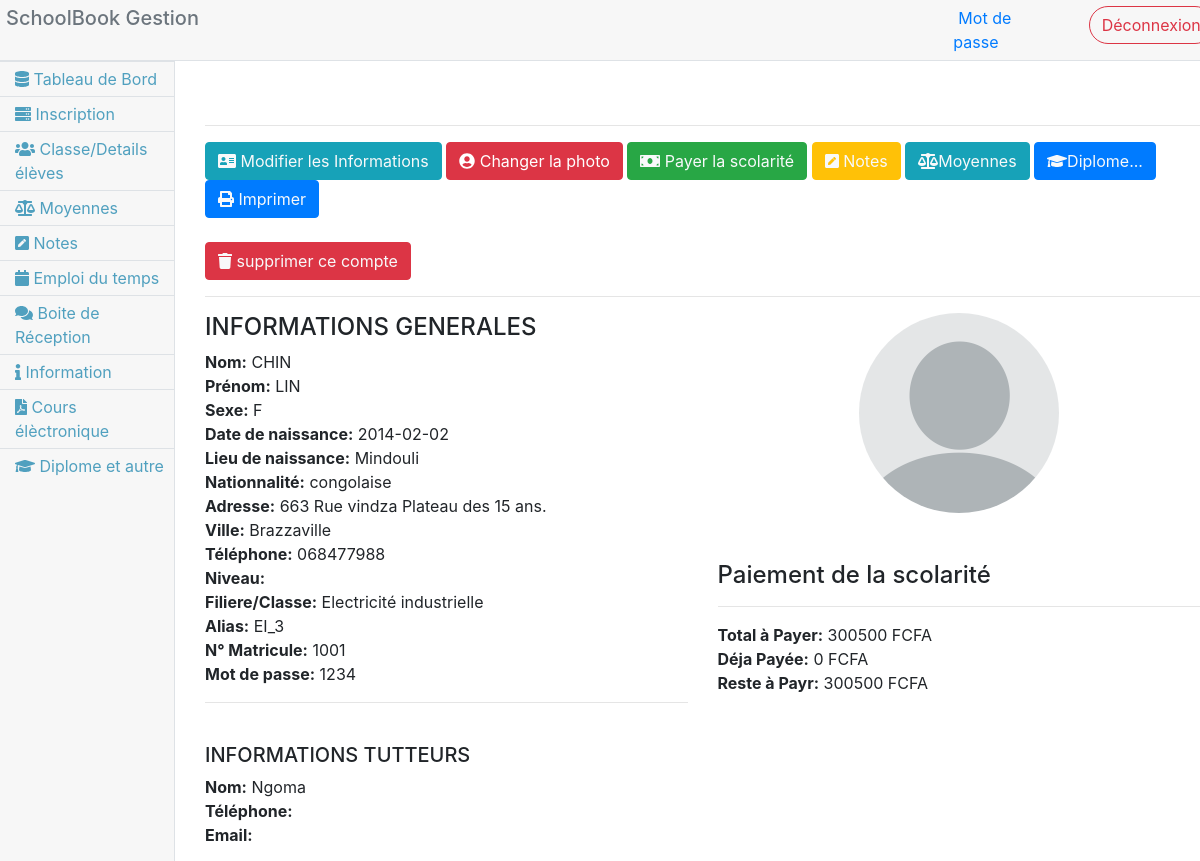
/administrateur?detail=1001 (signed in), run on the app's committed database.
### tables this page shows
CREATE TABLE IF NOT EXISTS `profils_etudiant` (
  `id` int(11) NOT NULL AUTO_INCREMENT,
  `nom` varchar(200) DEFAULT NULL,
  `prenom` varchar(200) DEFAULT NULL,
  `sexe` varchar(200) NOT NULL,
  `date_n` date DEFAULT NULL,
  `lieu_n` varchar(100) NOT NULL,
  `nation` varchar(200) NOT NULL,
  `Adresse` varchar(100) NOT NULL,
  `Ville` varchar(100) NOT NULL,
  `Telephone` varchar(100) NOT NULL,
  `niveau` varchar(200) DEFAULT NULL,
  `filiere` varchar(200) DEFAULT NULL,
  `alias` varchar(200) DEFAULT NULL,
  `date` timestamp NULL DEFAULT CURRENT_TIMESTAMP,
  `image` text,
  `mot_de_passe` varchar(255) DEFAULT NULL,
  `mat` varchar(100) NOT NULL,
  `nom_tuteur` varchar(200) NOT NULL,
  `telephone_tuteur` varchar(200) NOT NULL,
  `email_tuteur` varchar(200) NOT NULL,
  PRIMARY KEY (`id`)
);

CREATE TABLE IF NOT EXISTS `finance` (
  `id` int(11) NOT NULL AUTO_INCREMENT,
  `nom` varchar(200) NOT NULL,
  `prenom` varchar(200) NOT NULL,
  `alias` varchar(200) NOT NULL,
  `matricule` varchar(200) NOT NULL,
  `paie_total` varchar(200) NOT NULL,
  `deja_paye` varchar(200) NOT NULL,
  `reste_paye` varchar(200) NOT NULL,
  PRIMARY KEY (`id`)
);

### administrateur/code.php (called while the page is built, shortened)
<?php
global $db;
   $q = $db->prepare("SELECT * FROM profils_etudiant ORDER BY id DESC LIMIT 0,10");
   $q->execute();
$profils = null;
if (isset($_GET['detail'])) {
  $matricule = $_GET['detail'];
  $q = $db->prepare("SELECT * FROM profils_etudiant WHERE mat = '$matricule' ");
  $q->execute();
  while($profil = $q->fetch()){
    $profils[] = $profil;
  }
$q = $db->prepare("SELECT * FROM finance WHERE matricule = '$matricule' ");
  $q->execute();
   while($finance = $q->fetch()){
    $total_paie = $finance['paie_total'];
    $paye_paie = $finance['deja_paye'];
    $reste_paie = $finance['reste_paye'];
  }
}
?>

### administrateur/g_etudiant.php (shortened to what this page needs)
<br>
<?php if(isset($_GET['detail'])):?>
  <?php if($profils): ?>
    <?php foreach($profils as $profil): ?>
<div class="bouton">
<hr>
<button type="button"  class="btn btn-info text-light" data-toggle="modal" data-target="#m_profil"><i class="fa fa-address-card" aria-hidden="true"></i>
Modifier les Informations</button>
<button type="button" class="btn btn-danger " data-toggle="modal" data-target="#m_photo"><i class="fa fa-user-circle" aria-hidden="true"></i>
Changer la photo</button>
<button type="button" class="btn btn-success text-light" data-toggle="modal" data-target="#m_finance"><i class="fa fa-money-bill" aria-hidden="true"></i>
Payer la scolarité</button>
<button type="button" class="btn btn-warning text-light" data-toggle="modal" data-target="#m_note"><i class="fa fa-pen-square" aria-hidden="true"></i>
Notes</button>
<button type="button" class="btn btn-info text-light" data-toggle="modal" data-target="#m_moyenne"><span class="fa fa-balance-scale"> </span>Moyennes</button>
<button type="button" class="btn btn-primary text-light" data-toggle="modal" data-target="#m_diplome"><span class="fa fa-graduation-cap"> </span>Diplome...</button>
<button type="button" class="btn btn-primary text-light" onclick="window.print('.prin_eleve')"><i class="fa fa-print" aria-hidden="true"></i>
Imprimer</button>
<br><br><button type="button" class="btn btn-danger text-light" data-toggle="modal" data-target="#supprimer_compte"><i class="fa fa-trash" aria-hidden="true"></i>
supprimer ce compte</button>
<hr>
</div>
<div class="prin_eleve">
<div class="row">
<div class="col-md-6">
  <h4>INFORMATIONS GENERALES</h4>
    <p><b>Nom:</b> <?= $profil['nom'] ?></p>
    <p><b>Prénom:</b> <?= $profil['prenom'] ?></p>
    <p><b>Sexe:</b> <?= $profil['sexe'] ?></p>
    <p><b>Date de naissance:</b> <?= $profil['date_n'] ?></p>
    <p><b>Lieu de naissance:</b> <?= $profil['lieu_n'] ?></p>
    <p><b>Nationnalité:</b> <?= $profil['nation'] ?></p>
    <p><b>Adresse:</b> <?= $profil['Adresse'] ?></p>
    <p><b>Ville:</b> <?= $profil['Ville'] ?></p>
    <p><b>Téléphone:</b> <?= $profil['Telephone'] ?></p>
    <p><b>Niveau:</b> <?= $profil['niveau'] ?></p>
    <p><b>Filiere/Classe:</b> <?= $profil['filiere'] ?></p>
    <p><b>Alias:</b> <?= $profil['alias'] ?></p>
    <p><b>N° Matricule:</b> <?= $profil['mat'] ?></p>
    <p><b>Mot de passe:</b> <?= $profil['mot_de_passe'] ?></p>
    <hr>
    <br>
    <h5>INFORMATIONS TUTTEURS</h5>
    <p><b>Nom:</b> <?= $profil['nom_tuteur'] ?></p>
    <p><b>Téléphone:</b> <?= $profil['telephone_tuteur'] ?></p>
    <p><b>Email:</b> <?= $profil['email_tuteur'] ?></p>
  </div>
  <div class="col-md-6">
  <img  src="<?php if(!empty($profil['image'])): ?><?= "../image/".$profil['image'] ?><?php else :?>../image/img_prof.png <?php endif ?>"   class="img_etudiant mx-auto d-block img-fluid" alt="Responsive image" >
  <br><br>
  <h4>Paiement de la scolarité</h4>
  <hr>
  <?php if(!empty($total_paie)): ?>
    <p><b>Total à Payer:</b> <?= $total_paie?> FCFA</p>
    <p><b>Déja Payée:</b> <?= $paye_paie?> FCFA</p>
    <p><b>Reste à Payr:</b> <?=$reste_paie?> FCFA</p>
    <?php endif ?>
  </div>
</div>
</div>
<?php endforeach ?>
<?php endif ?>
  <?php endif ?>

### administrateur/g_message.php (style rules this page uses)
p { margin: 0px; }

### administrateur/g_etudiant.php (style rules this page uses)
.img_etudiant { max-width: 200px; min-width: 100px; border-radius: 50%; }

### data on the page
profils_etudiant: nom "CHIN", prenom "LIN", sexe "F", date_n "2014-02-02", lieu_n "Mindouli", nation "congolaise", Adresse "663 Rue vindza Plateau des 15 ans.", Ville "Brazzaville", Telephone "068477988", filiere "Electricité industrielle", alias "EI_3", mat "1001", mot_de_passe "1234", nom_tuteur "Ngoma"
finance: paie_total "300500", deja_paye "0", reste_paye "300500"
